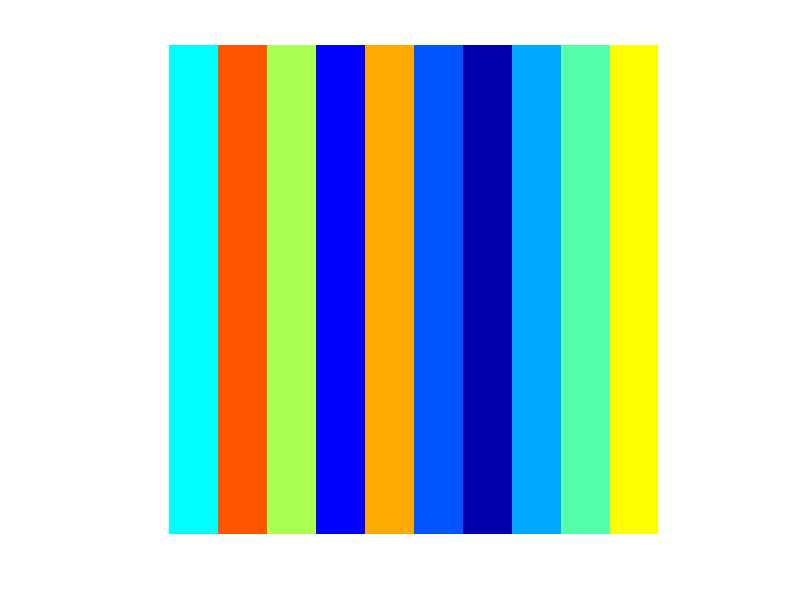

This chart was generated by the following MATLAB code: (Note: this script raises an error after producing the figure.)
%%% RemoteDataToolbox Copyright (c) 2015 The RemoteDataToolbox Team.
%
% This is a tutorial for working with the Remote Data Toolbox.
%
% This script shows how you might generate some data as part of a project
% and publish that data as an artifact to the project's remote data
% repository.
%
% This script uses a JSON file to configure the Remote Data Toolbox with
% things like the Url of the project's remote repository.  This simplifies
% various calls to the Remote Data Toolbox functions.
%
% You probably don't want to store your project's repository credentials in
% a JSON file, because others would be able to read it.  So before
% publishing data, this script will prompt you to enter a password into a
% dialog window.  For this demo, use the user name "test" and password
% "test123".
%
% See the rdtExampleProjectReadData.m to see how to read data that's
% already been published.
%
% @ingroup examples

clear;
clc;

%% Generate an image.

% generate some random data and save it as an image.
row = 1 + floor((0:499) / 50);
indexes = repmat(row, 500, 1);
colors = jet(10);
colors = colors(randperm(10), :);
imageData = colors(indexes, :);
imageData = reshape(imageData, 500, 500, 3);
imageFile = fullfile(tempdir(), 'my-image.png');
imwrite(imageData, imageFile, 'png');

% view the image
imshow(imageFile)

%% Get repository configuration and credentials.

% cd to "project" folder so RemodeDataToolbox can locate JSON configuration
thisFolder = fileparts(which('rdtExamplePublishData'));
cd(thisFolder);

% enter credentials (test:test123) to complete the configuration
configuration = rdtCredentialsDialog('brainard-archiva');

%% Publish the image as an artifact.

% each artifact is located at a remote path
remotePath = 'project-demo';

% each artifact must have an artifactId, which is like a file name
artifactId = 'demo-image';

% each artifact must have a version, the default is version '1'
version = '42';

% supply the configuration, which now contains publishing credentials
artifact = rdtPublishArtifact(imageFile, ...
    remotePath, ...
    artifactId, ...
    version, ...
    configuration);

%% See metadata about the new artifact!
disp(artifact)

%% Visit the new artifact on the web!

% From the directory listing, click on png file and check that the image in
% the brwoser matches the image in the Matlab figure.
rdtOpenBrowser(artifact);
